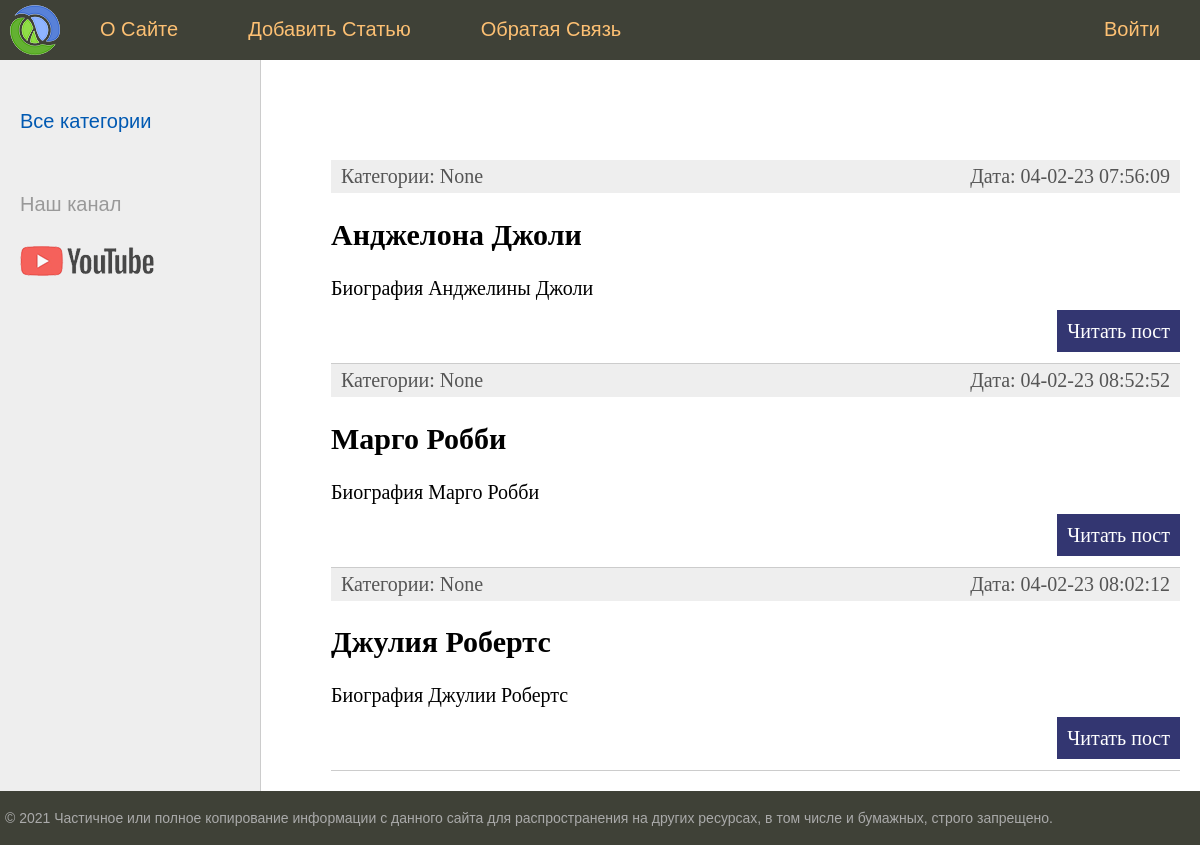
The app's page /, older data.
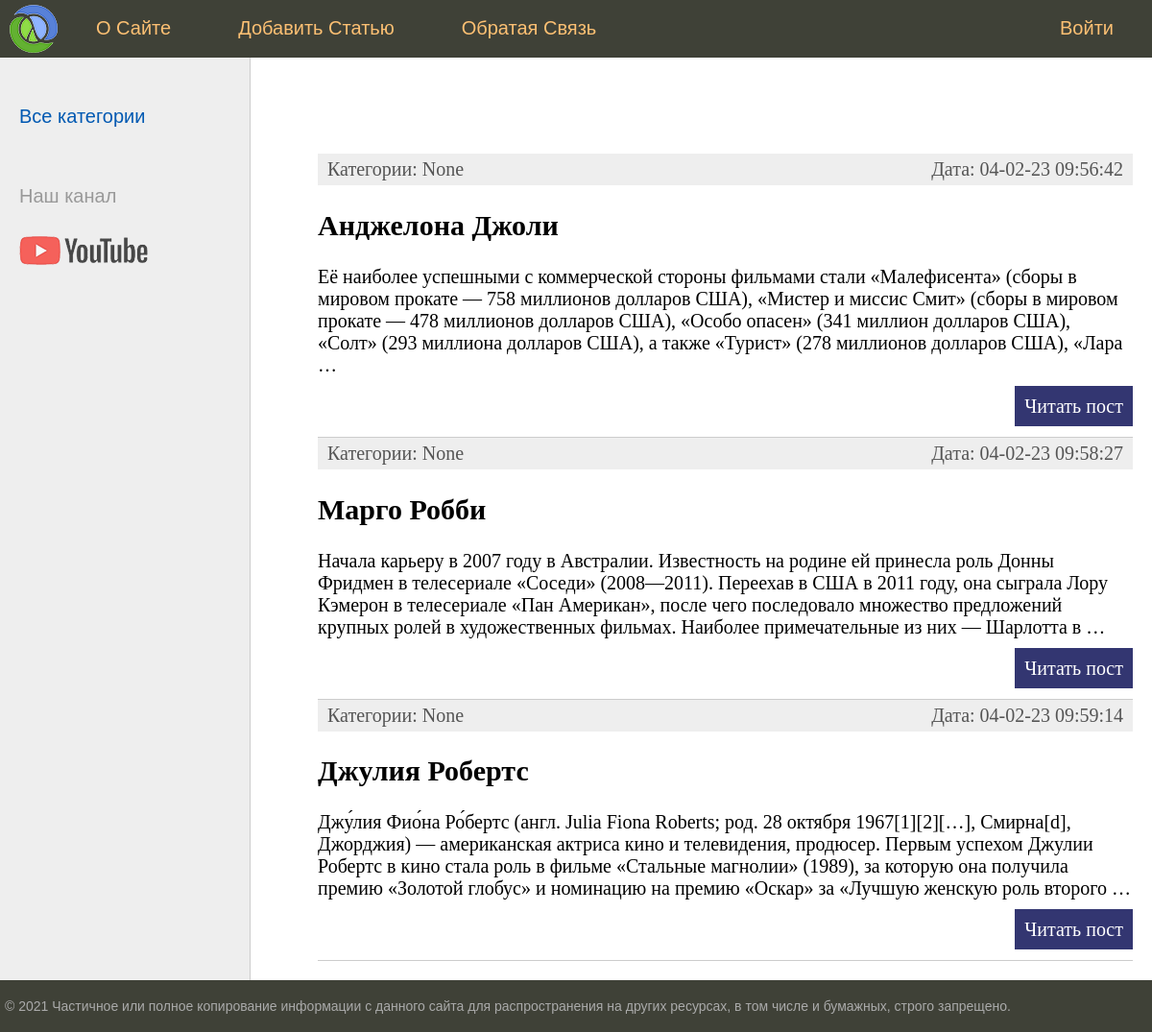
The same page, newer data.
### women/models.py (models this page shows, shortened)
class Women(models.Model):
    title = models.CharField(max_length=255, verbose_name='Заголовок')
    content = models.TextField(blank=True, verbose_name='Текст Статьи')
    photo = models.ImageField(upload_to="photos/%Y/%m/%d", verbose_name='Фото')
    time_create = models.DateTimeField(auto_now_add=True, verbose_name='Время создания')
    time_update = models.DateTimeField(auto_now=True, verbose_name='Время изменения')
    is_published = models.BooleanField(default=True, verbose_name='Публикация')
    cat = models.ForeignKey('Category', on_delete=models.PROTECT, null=True, verbose_name='Категория')
    def get_absolute_url(self):
        return reverse('post', kwargs={'post_id': self.pk})
    class Meta:
        verbose_name = 'Известные женщины'
        verbose_name_plural = 'Известные женщины'
        ordering = ['time_create', 'title']

### women/views.py (the view)
# urls.py: path('', index, name='home'), #http://localhost:8000/women/
def index(request):
    posts = Women.objects.all()
    cats = Category.objects.all()
    context = {
        'posts': posts,
        'cats': cats,
        'menu': menu,
        'title': 'Главная Страница',
        'cat_selected': 0
    }
    return render(request,'women/index.html',context=context)

### women/templates/women/index.html (shortened to what this page needs)
{%  extends 'women/base.html' %}
{% block content  %}
    <ul class="list-articles">
        {% for p in posts %}
        <li>
            <div class="article-panel">
                <p class="first">Категории: {{ p.cat }}</p>
                <p class="last">Дата: {{ p.time_update|date:"d-m-y H:i:s" }}</p>
            </div>
            <h2>{{ p.title }}</h2>
            {% autoescape on %}
            {{ p.content|linebreaks|truncatewords:50 }}
            {% endautoescape %}
            <p class="link-read-post"><a href="{{ p.get_absolute_url}}">Читать пост</a></p>
        </li>
        {% endfor %}
    </ul>
{% endblock %}

### women/templates/women/base.html (shortened to what this page needs)
{% load static %}
<!DOCTYPE html>
<html>
  <head>
    <link
      type="text/css"
      href="{% static 'women/css/styles.css' %}"
      rel="stylesheet"
    />
  </head>
  <body>
    <table class="table-page" border="0" cellpadding="0" cellspacing="0">
      <tr>
        <td valign="top">
          {% block mainmenu %}
          <div class="header">
            <ul id="mainmenu" class="mainmenu">
              <li class="logo">
                <a href="{% url 'home' %}"><div class="logo"></div></a>
              </li>
              {% for m in menu %} {% if not forloop.last %}
              <li><a href="{% url m.url_name %}">{{m.title}}</a></li>
              {% else %}
              <li class="last"><a href="#">{{m.title}}</a></li>
              {% endif %} {% endfor %}
            </ul>
          </div>
          {% endblock mainmenu %}
          <table
            class="table-content"
            border="0"
            cellpadding="0"
            cellspacing="0"
          >
            <tr>
              <td valign="top" class="left-chapters">
                <ul id="leftchapters">
				{% if cat_selected == 0 %}
					<li class="selected">Все категории</li>
				{% else %}
					<li><a href="{% url 'home' %}">Все категории</a></li>
				{% endif %}
                  <li class="share">
                    <p>Наш канал</p>
                    <a
                      class="share-yt"
                      href="https://www.youtube.com/channel/UClJzWfGWuGJL2t-3dYKcHTA/playlists"
                      target="_blank"
                      rel="nofollow"
                    ></a>
                  </li>
                </ul>
              </td>
              <td valign="top" class="content">
                <div class="content-text">
                  {% block content %} {% endblock %}
                </div>
              </td>
            </tr>
          </table>
        </td>
      </tr>
      <tr>
        <td valign="top">
          <div id="footer">
            <p>
              &copy; 2021 Частичное или полное копирование информации с данного
              сайта для распространения на других ресурсах, в том числе и
              бумажных, строго запрещено.
            </p>
          </div>
        </td>
      </tr>
    </table>
  </body>
</html>

### women/static/women/css/styles.css (style rules this page uses)
html, body { font-family: 'Arial'; margin: 0; padding: 0; height: 100%; width: 100%; color: #444; }
a { color: #0059b2; text-decoration: none; }
p.link-read-post { text-align: right; }
p.link-read-post a { padding: 10px; min-width: 100px; background: #333671; color: #fff; text-decoration: none; }
div.article-panel { background: #eee; padding: 5px 10px 5px 10px; box-sizing: border-box; overflow: hidden; color: #555; }
div.article-panel p.first { margin: 0; float: left; }
div.article-panel p.last { margin: 0; float: right; }
ul.list-articles { list-style: none; margin: 0; padding: 0; }
ul.list-articles li { border-bottom: 1px solid #ccc; }
.table-page { width: 100%; height: 100%; vertical-align: top; }
.table-page tr { height: 100%; }
.header { background: #3F4137; height: 60px; }
.logo { background: url('../images/logo.png') no-repeat 10px 5px; width: 70px; height: 60px; }
ul.mainmenu { list-style: none; margin: 0; padding: 0; height: 60px; color: #fdc073; font-size: 20px; overflow: hidden; }
ul.mainmenu li { float: left; margin: 18px 40px 0 30px; }
ul.mainmenu li.logo { margin: 0; }
ul.mainmenu li.last { float: right; }
ul.mainmenu li a { color: #fdc073; text-decoration: none; }
.table-content { width: 100%; min-height: 100%; height: 100%; }
.left-chapters { margin: 0; background: #eee; border-right: 1px solid #ccc; min-height: 100%; }
.left-chapters ul { width: 230px; min-height: 100%; margin: 0; padding: 20px 10px 10px 20px; list-style: none; font-size: 20px; }
.left-chapters ul li { margin: 30px 0 0 0; color: #999; }
.left-chapters ul li.selected { color: #0059b2; }
.left-chapters ul li a { color: #444; text-decoration: none; }
.left-chapters ul li.share { margin: 60px 0 0 0; }
.left-chapters ul li.share p { margin: 30px 0 30px 0; }
.left-chapters ul li.share a { display: inline-block; width: 40px; height: 40px; margin: 0 20px 0 0; }
.left-chapters ul li.share a.share-yt { width: 100%; height: 30px; background: url('../images/share_yt.png') no-repeat 0 0 }
.content { padding: 40px 20px 20px 40px; width: 100%; box-sizing: border-box; }
.content-text { margin: 60px 0 0 30px; color: #000; font-size: 20px; font-family: Yandex Sans Display Light; }
#footer { box-sizing: border-box; background: #3F4137; padding: 5px; color: #aaa; font-size: 14px; font-family: Verdana, Geneva, Arial, Helvetica; text-align: left; overflow: hidden; }

Row changes from the older to the newer data that the page shows:
changed Women "Анджелона Джоли": time_update "04-02-23 07:56:09" → "04-02-23 09:56:42"; content "Биография Анджелины Джоли" → "Её наиболее успешными с коммерческой стороны фильмами стали «Малефисента» (сборы в мировом прокате — 758 миллионов долларов США), «Мистер и миссис Смит» (сборы в мировом прокате — 478 миллионов долларов США), «Особо опасен» (341 миллион долларов США), «Солт» (293 миллиона долларов США), а также «Турист» (278 миллионов долларов США), «Лара …"
changed Women "Марго Робби": time_update "04-02-23 08:52:52" → "04-02-23 09:58:27"; content "Биография Марго Робби" → "Начала карьеру в 2007 году в Австралии. Известность на родине ей принесла роль Донны Фридмен в телесериале «Соседи» (2008—2011). Переехав в США в 2011 году, она сыграла Лору Кэмерон в телесериале «Пан Американ», после чего последовало множество предложений крупных ролей в художественных фильмах. Наиболее примечательные из них — Шарлотта в …"
changed Women "Джулия Робертс": time_update "04-02-23 08:02:12" → "04-02-23 09:59:14"; content "Биография Джулии Робертс" → "Джу́лия Фио́на Ро́бертс (англ. Julia Fiona Roberts; род. 28 октября 1967[1][2][…], Смирна[d], Джорджия) — американская актриса кино и телевидения, продюсер. Первым успехом Джулии Робертс в кино стала роль в фильме «Стальные магнолии» (1989), за которую она получила премию «Золотой глобус» и номинацию на премию «Оскар» за «Лучшую женскую роль второго …"
